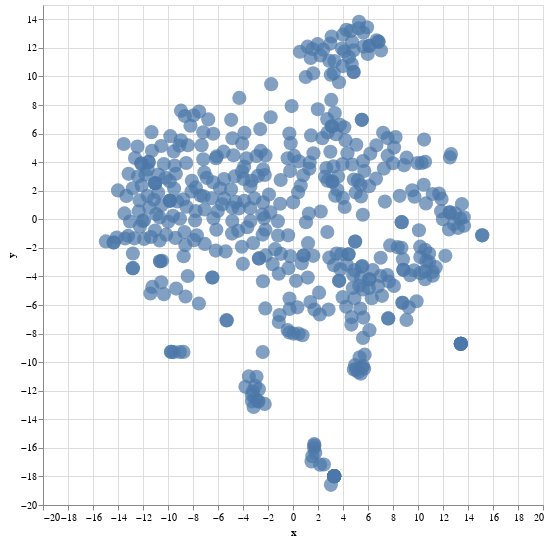

Notebook source saved alongside this figure:
### Code cell
docs_tsne_th = TSNE(n_components=2, learning_rate='auto',
                  init='pca', metric='cosine', perplexity=50.0).fit_transform(lda_topics_th)
print(docs_tsne_th.shape)

data_th = pd.DataFrame({'x': docs_tsne_th[:,0],
                        'y': docs_tsne_th[:,1],
                        'institution': df['Institution']})
                        #'Category': AS13_df['labelGeneric']

alt.data_transformers.disable_max_rows()
alt.Chart(data_th[:]).mark_circle(size=200).encode(
    x="x", y="y",# color='Category',
    tooltip=['institution']
    ).interactive().properties(
    width=500,
    height=500
)

### Figure 1 — Vega-Lite specification as saved in the notebook (floating-point values rounded to 4 significant figures; data arrays with more than 128 entries replaced by an {"elided": "..."} marker saying what was removed)
{"config": {"view": {"continuousWidth": 300, "continuousHeight": 300}}, "data": {"name": "data-51e881101509c81ce705152ba03313f3"}, "mark": {"type": "circle", "size": 200}, "encoding": {"tooltip": [{"field": "institution", "type": "nominal"}], "x": {"field": "x", "type": "quantitative"}, "y": {"field": "y", "type": "quantitative"}}, "height": 500, "params": [{"name": "param_9", "select": {"type": "interval", "encodings": ["x", "y"]}, "bind": "scales"}], "width": 500, "$schema": "https://vega.github.io/schema/vega-lite/v5.20.1.json", "datasets": {"data-51e881101509c81ce705152ba03313f3": {"elided": "474 records"}}}
